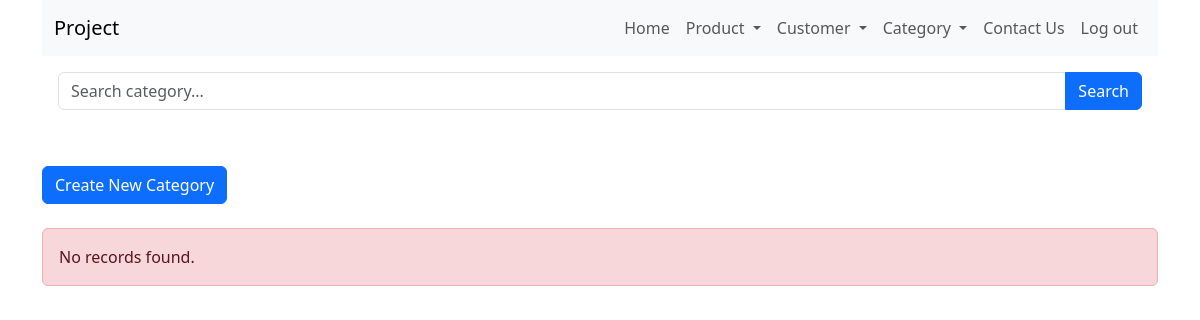
The app's page /category_read.php, older data.
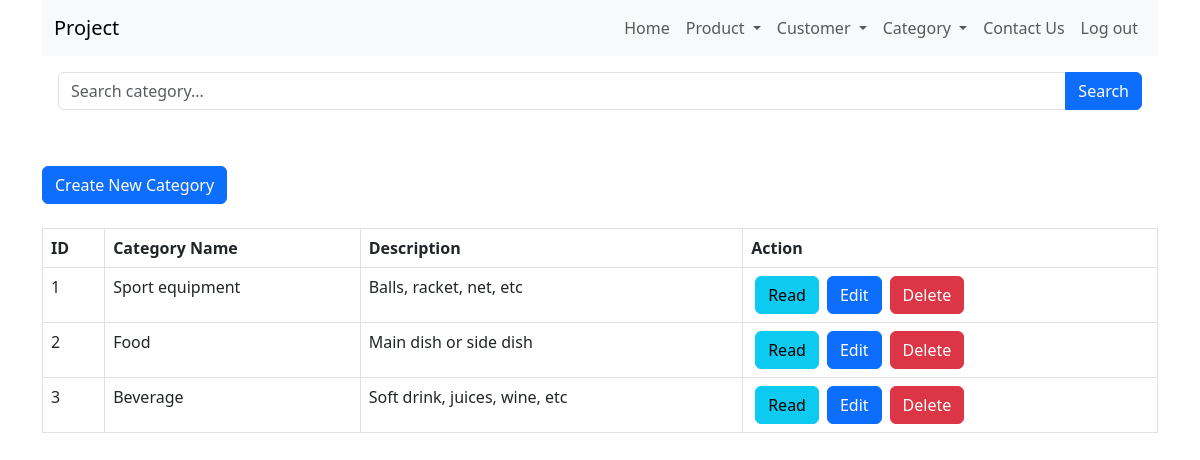
The same page, newer data.
### tables this page shows
CREATE TABLE IF NOT EXISTS `category` (
  `category_id` int NOT NULL AUTO_INCREMENT,
  `category_name` varchar(20) NOT NULL,
  `description` text NOT NULL,
  PRIMARY KEY (`category_id`),
  UNIQUE KEY `category_name` (`category_name`)
);

### category_read.php (the view, shortened to what this page needs)
<html lang="en">
<head>
    <link href="https://cdn.jsdelivr.net/npm/bootstrap@5.3.0/dist/css/bootstrap.min.css" rel="stylesheet">
</head>
<body>
    <div class="container">
        <?php
        include 'menu/menu.php';
        ?>
        <?php
        include 'config/database.php';
        $searchKeyword = isset($_GET['search']) ? $_GET['search'] : '';
        $query = "SELECT * FROM category";
        $query .= " ORDER BY category_id ASC";
        $stmt = $con->prepare($query);
        $stmt->execute();
        $num = $stmt->rowCount();
        echo '<div class="p-3">
            <form method="GET" action="">
                <div class="input-group mb-3">
                    <input type="text" class="form-control" name="search" placeholder="Search category..." value="' . str_replace('%', '', $searchKeyword) . '">
                    <button class="btn btn-primary" type="submit">Search</button>
                </div>
            </form>
        </div>';
        echo "<br><div><a href='category_create.php' class='btn btn-primary m-b-1em'>Create New Category</a></div>" . "<br>";
        if ($num > 0) {
            echo "<table id='product_table' class='table table-hover table-responsive table-bordered'>";
            echo "<tr>";
            echo "<th>ID</th>";
            echo "<th>Category Name</th>";
            echo "<th>Description</th>";
            echo "<th>Action</th>";
            echo "</tr>";
            while ($row = $stmt->fetch(PDO::FETCH_ASSOC)) {
                extract($row);
                echo "<tr>";
                echo "<td>{$category_id}</td>";
                echo "<td>{$category_name}</td>";
                echo "<td>{$description}</td>";
                echo "<td>";
                echo "<a href='category_read_one.php?id={$category_id}' class='btn btn-info m-r-1em mx-1'>Read</a>";
                echo "<a href='category_update.php?id={$category_id}' class='btn btn-primary m-r-1em mx-1'>Edit</a>";
                echo "<a href='#' onclick='delete_product({$category_id});'  class='btn btn-danger mx-1'>Delete</a>";
                echo "</td>";
                echo "</tr>";
            }
            echo "</table>";
        } else {
            echo "<div class='alert alert-danger'>No records found.</div>";
        }
        ?>
    </div>
</body>
</html>

Row changes from the older to the newer data that the page shows:
added category: category_id "1", category_name "Sport equipment", description "Balls, racket, net, etc"
added category: category_id "2", category_name "Food", description "Main dish or side dish"
added category: category_id "3", category_name "Beverage", description "Soft drink, juices, wine, etc"
Text that changed along with them:
text no longer shown: "No records found."
text now shown: "ID Category Name Description Action"
